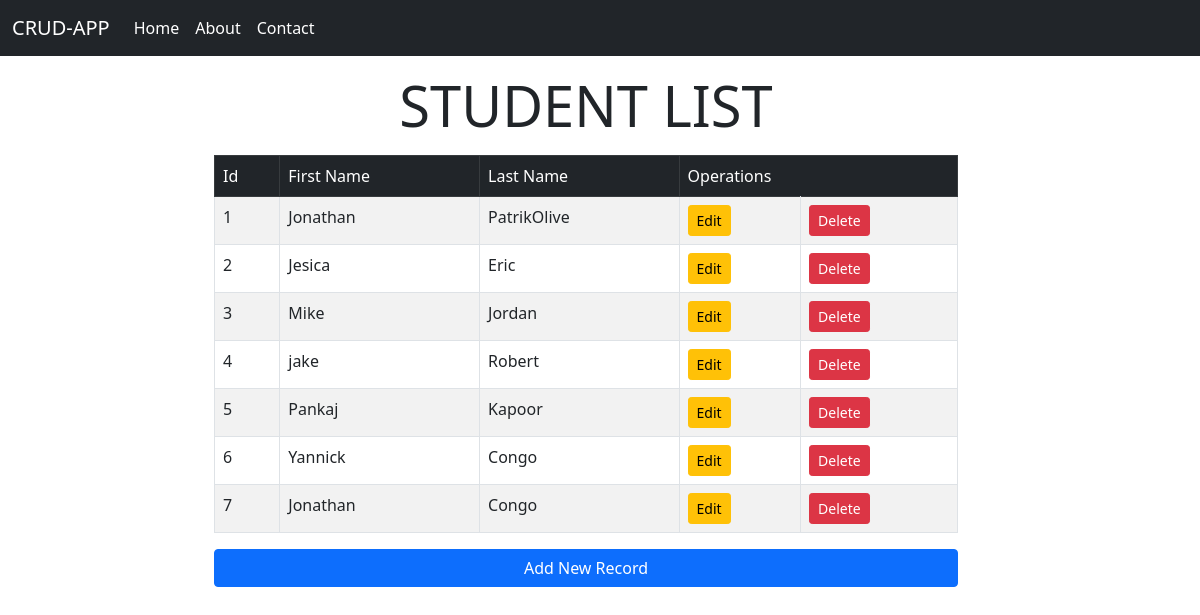
The page / on the database its author committed.
### myapp/models.py (models this page shows)
class Students(models.Model):
    first_name = models.CharField(max_length=255)
    last_name = models.CharField(max_length=255)

### myapp/views.py (the view)
# urls.py: path('', views.home, name="home"),
def home(request):
    template = loader.get_template('index.html')
    mystudents = Students.objects.all().values()
    content = {
        'mystudents': mystudents
    }
    return HttpResponse(template.render(content, request))

### myapp/templates/index.html (shortened to what this page needs)
<!DOCTYPE html>
<html lang="en">
  <head>
    <link
      href="https://cdn.jsdelivr.net/npm/bootstrap@5.0.2/dist/css/bootstrap.min.css"
      rel="stylesheet"
    />
  </head>
  <body>
    <nav class="navbar navbar-expand-lg navbar-light bg-dark">
      <div class="container-fluid">
        <a class="navbar-brand text-white" href="">CRUD-APP</a>
        <div class="collapse navbar-collapse" id="navbarNav">
          <ul class="navbar-nav">
            <li class="nav-item">
              <a class="nav-link text-white active" aria-current="page" href=""
                >Home</a
              >
            </li>
            <li class="nav-item">
              <a class="nav-link text-white" href="/about">About</a>
            </li>
            <li class="nav-item">
              <a class="nav-link text-white" href="/contact">Contact</a>
            </li>
          </ul>
        </div>
      </div>
    </nav>
    <div class="container m-3">
      <h1 class="display-4 mb-3 text-center text-uppercase">Student List</h1>
      <div class="col-md-8 offset-md-2">
        <table class="table table-bordered table-striped">
          <thead class="table-dark">
            <tr>
              <td>Id</td>
              <td>First Name</td>
              <td>Last Name</td>
              <td colspan="2">Operations</td>
            </tr>
          </thead>
          <tbody>
            {% for x in mystudents %}
            <tr>
              <td>{{x.id}}</td>
              <td>{{x.first_name}}</td>
              <td>{{x.last_name}}</td>
              <td>
                <a href="update/{{x.id}}" class="btn btn-warning btn-sm">Edit</a>
              </td>
              <td>
                <a href="delete/{{x.id}}" class="btn btn-danger btn-sm"
                  >Delete</a
                >
              </td>
            </tr>
            {% endfor %}
          </tbody>
        </table>
      </div>
      <div class="col-md-8 offset-md-2">
        <a href="add/" class="btn btn-primary d-block m-auto">Add New Record</a>
      </div>
    </div>
  </body>
</html>

### rows shown on the page
Students: id "1", first_name "Jonathan", last_name "PatrikOlive"
Students: id "2", first_name "Jesica", last_name "Eric"
Students: id "3", first_name "Mike", last_name "Jordan"
Students: id "4", first_name "jake", last_name "Robert"
Students: id "5", first_name "Pankaj", last_name "Kapoor"
Students: id "6", first_name "Yannick", last_name "Congo"
Students: id "7", first_name "Jonathan", last_name "Congo"
